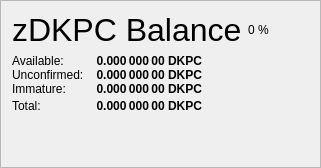
                   <widget class="QFrame" name="frame_ZerocoinBalances">
                    <property name="frameShape">
                     <enum>QFrame::StyledPanel</enum>
                    </property>
                    <property name="frameShadow">
                     <enum>QFrame::Raised</enum>
                    </property>
                    <layout class="QVBoxLayout" name="verticalLayout_7">
                     <item>
                      <layout class="QHBoxLayout" name="horizontalLayout_8" stretch="0,0,0">
                       <item>
                        <widget class="QLabel" name="label_5z_3">
                         <property name="minimumSize">
                          <size>
                           <width>0</width>
                           <height>20</height>
                          </size>
                         </property>
                         <property name="font">
                          <font>
                           <pointsize>24</pointsize>
                           <weight>50</weight>
                           <bold>false</bold>
                          </font>
                         </property>
                         <property name="text">
                          <string>zDKPC Balance</string>
                         </property>
                        </widget>
                       </item>
                       <item>
                        <widget class="QLabel" name="labelzDKPCPercent">
                         <property name="text">
                          <string notr="true">0 %</string>
                         </property>
                        </widget>
                       </item>
                       <item>
                        <spacer name="horizontalSpacer_11">
                         <property name="orientation">
                          <enum>Qt::Horizontal</enum>
                         </property>
                         <property name="sizeHint" stdset="0">
                          <size>
                           <width>40</width>
                           <height>20</height>
                          </size>
                         </property>
                        </spacer>
                       </item>
                      </layout>
                     </item>
                     <item>
                      <layout class="QGridLayout" name="gridLayout_5">
                       <property name="horizontalSpacing">
                        <number>12</number>
                       </property>
                       <property name="verticalSpacing">
                        <number>0</number>
                       </property>
                       <item row="1" column="0">
                        <widget class="QLabel" name="labelzBalanceMatureText">
                         <property name="toolTip">
                          <string>Mature: more than 20 confirmation and more than 3 mints of the same denomination after it was minted.
These zDKPC are spendable.</string>
                         </property>
                         <property name="text">
                          <string>Available:</string>
                         </property>
                        </widget>
                       </item>
                       <item row="1" column="1">
                        <widget class="QLabel" name="labelzBalanceMature">
                         <property name="font">
                          <font>
                           <weight>75</weight>
                           <bold>true</bold>
                          </font>
                         </property>
                         <property name="toolTip">
                          <string>Mature: more than 20 confirmation and more than 3 mints of the same denomination after it was minted.
These zDKPC are spendable.</string>
                         </property>
                         <property name="text">
                          <string notr="true">0.000 000 00 DKPC</string>
                         </property>
                         <property name="alignment">
                          <set>Qt::AlignRight|Qt::AlignTrailing|Qt::AlignVCenter</set>
                         </property>
                        </widget>
                       </item>
                       <item row="2" column="0">
                        <widget class="QLabel" name="labelzBalanceUnconfirmedText">
                         <property name="toolTip">
                          <string>Unconfirmed: less than 20 confirmations
Immature: confirmed, but less than 3 mints of the same denomination after it was minted</string>
                         </property>
                         <property name="text">
                          <string>Unconfirmed:</string>
                         </property>
                        </widget>
                       </item>
                       <item row="2" column="1">
                        <widget class="QLabel" name="labelzBalanceUnconfirmed">
                         <property name="font">
                          <font>
                           <weight>75</weight>
                           <bold>true</bold>
                          </font>
                         </property>
                         <property name="toolTip">
                          <string>Unconfirmed: less than 20 confirmations
Immature: confirmed, but less than 3 mints of the same denomination after it was minted</string>
                         </property>
                         <property name="text">
                          <string notr="true">0.000 000 00 DKPC</string>
                         </property>
                         <property name="alignment">
                          <set>Qt::AlignRight|Qt::AlignTrailing|Qt::AlignVCenter</set>
                         </property>
                        </widget>
                       </item>
                       <item row="3" column="0">
                        <widget class="QLabel" name="labelzBalanceImmatureText">
                         <property name="toolTip">
                          <string>Unconfirmed: less than 20 confirmations
Immature: confirmed, but less than 3 mints of the same denomination after it was minted</string>
                         </property>
                         <property name="text">
                          <string>Immature:</string>
                         </property>
                        </widget>
                       </item>
                       <item row="3" column="1">
                        <widget class="QLabel" name="labelzBalanceImmature">
                         <property name="font">
                          <font>
                           <weight>75</weight>
                           <bold>true</bold>
                          </font>
                         </property>
                         <property name="toolTip">
                          <string>Unconfirmed: less than 20 confirmations
Immature: confirmed, but less than 3 mints of the same denomination after it was minted</string>
                         </property>
                         <property name="text">
                          <string notr="true">0.000 000 00 DKPC</string>
                         </property>
                         <property name="alignment">
                          <set>Qt::AlignRight|Qt::AlignTrailing|Qt::AlignVCenter</set>
                         </property>
                        </widget>
                       </item>
                       <item row="4" column="0">
                        <widget class="QLabel" name="labelzBalanceText">
                         <property name="toolTip">
                          <string>Your current zDKPC balance, unconfirmed and immature zDKPC included.</string>
                         </property>
                         <property name="text">
                          <string>Total:</string>
                         </property>
                        </widget>
                       </item>
                       <item row="4" column="1">
                        <widget class="QLabel" name="labelzBalance">
                         <property name="font">
                          <font>
                           <weight>75</weight>
                           <bold>true</bold>
                          </font>
                         </property>
                         <property name="cursor">
                          <cursorShape>IBeamCursor</cursorShape>
                         </property>
                         <property name="toolTip">
                          <string>Your current zDKPC balance, unconfirmed and immature zDKPC included.</string>
                         </property>
                         <property name="text">
                          <string notr="true">0.000 000 00 DKPC</string>
                         </property>
                         <property name="alignment">
                          <set>Qt::AlignRight|Qt::AlignTrailing|Qt::AlignVCenter</set>
                         </property>
                         <property name="textInteractionFlags">
                          <set>Qt::LinksAccessibleByMouse|Qt::TextSelectableByKeyboard|Qt::TextSelectableByMouse</set>
                         </property>
                        </widget>
                       </item>
                       <item row="4" column="2">
                        <spacer name="horizontalSpacer_4">
                         <property name="orientation">
                          <enum>Qt::Horizontal</enum>
                         </property>
                         <property name="sizeHint" stdset="0">
                          <size>
                           <width>40</width>
                           <height>20</height>
                          </size>
                         </property>
                        </spacer>
                       </item>
                      </layout>
                     </item>
                     <item>
                      <spacer name="verticalSpacer_4">
                       <property name="orientation">
                        <enum>Qt::Vertical</enum>
                       </property>
                       <property name="sizeHint" stdset="0">
                        <size>
                         <width>20</width>
                         <height>40</height>
                        </size>
                       </property>
                      </spacer>
                     </item>
                    </layout>
                   </widget>
